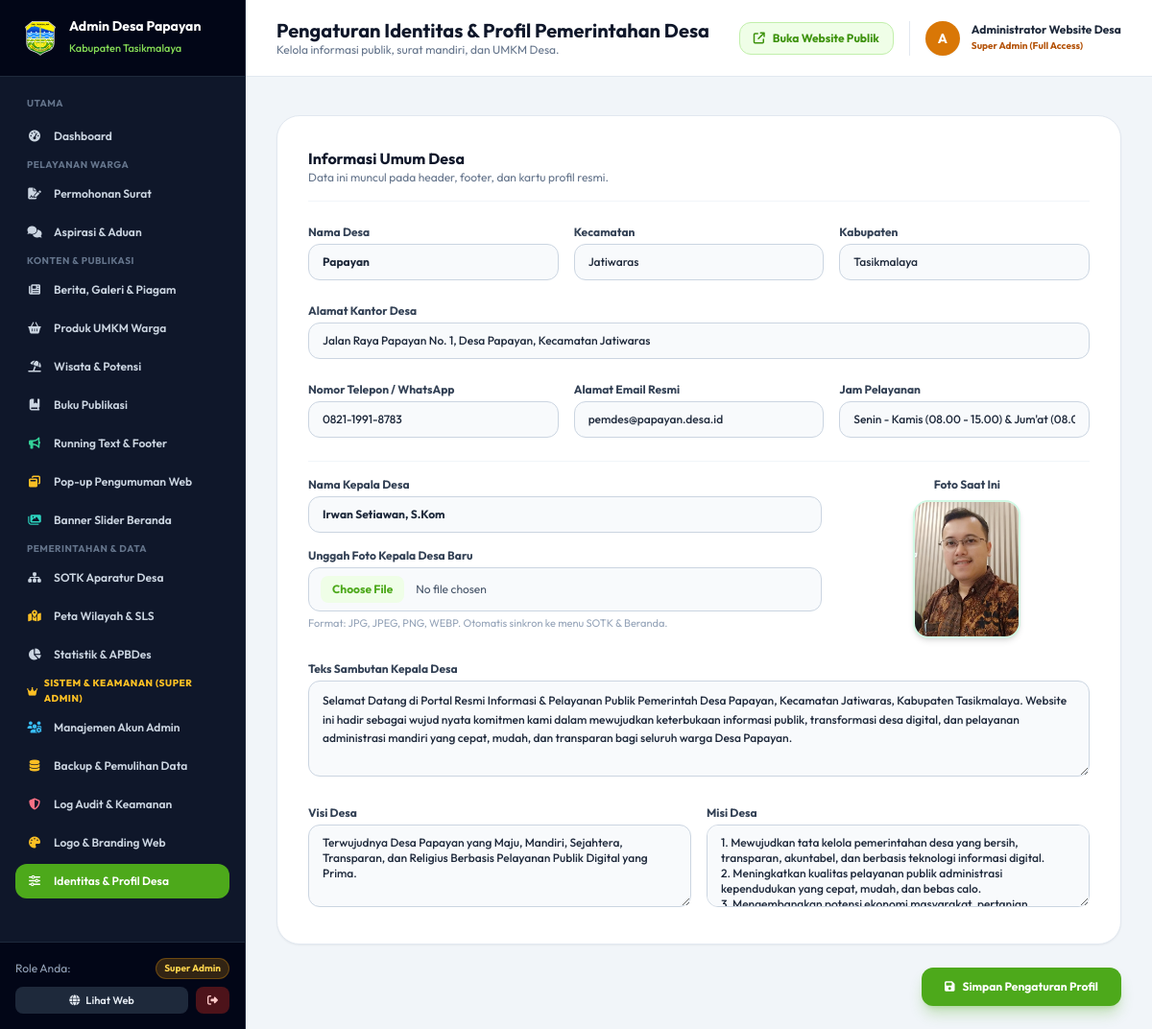
The app's page /admin/profil (signed in), older data.
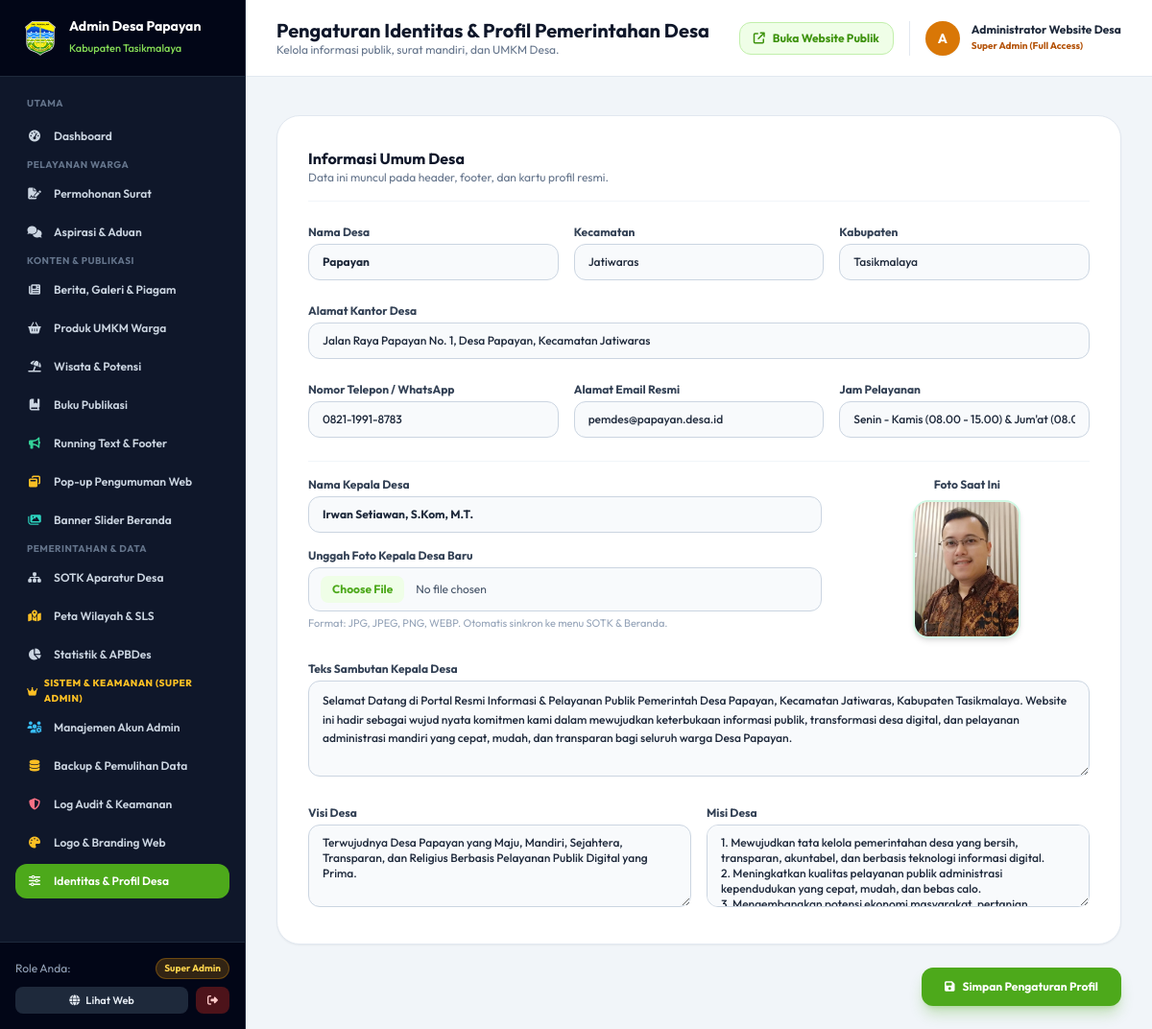
The same page, newer data.
### tables this page shows
CREATE TABLE profil_desa (
        id INTEGER PRIMARY KEY,
        nama_desa TEXT NOT NULL,
        kecamatan TEXT NOT NULL,
        kabupaten TEXT NOT NULL,
        provinsi TEXT NOT NULL,
        kode_pos TEXT,
        kode_wilayah TEXT,
        alamat TEXT,
        telepon TEXT,
        email TEXT,
        jam_pelayanan TEXT,
        nama_kades TEXT,
        periode_kades TEXT,
        foto_kades TEXT,
        sambutan_kades TEXT,
        visi TEXT,
        misi TEXT,
        luas_wilayah TEXT,
        koordinat_lat REAL,
        koordinat_lng REAL
    , judul_website TEXT DEFAULT 'Website Resmi Desa Kersik', tagline_website TEXT DEFAULT 'Desa Wisata Pesisir Marang Kayu', subtagline_website TEXT DEFAULT 'Penerima Penghargaan Kampung Iklim (Proklim) Utama KLHK RI', logo_website TEXT DEFAULT 'static/images/kutaikartanegara.png', favicon_website TEXT DEFAULT 'static/images/kutaikartanegara.png', banner_hero_1 TEXT DEFAULT 'static/images/banner1.png', banner_title_1 TEXT DEFAULT 'Selamat Datang di Website Resmi Desa Kersik', banner_desc_1 TEXT DEFAULT 'Menjelajahi pesona Pantai Biru Kersik, kelestarian mangrove pesisir, dan kemajuan masyarakat.', banner_hero_2 TEXT DEFAULT 'static/images/banner2.png', banner_title_2 TEXT DEFAULT 'Penerima Sertifikat Proklim Utama KLHK RI', banner_desc_2 TEXT DEFAULT 'Komitmen nyata masyarakat Desa Kersik dalam menjaga kelestarian lingkungan pesisir.', banner_hero_3 TEXT DEFAULT 'static/images/pantai_kersik.jpg', banner_title_3 TEXT DEFAULT 'Pelayanan Publik Cepat, Transparan dan Akuntabel', banner_desc_3 TEXT DEFAULT 'Nikmati kemudahan layanan pengajuan surat online mandiri dan keterbukaan informasi.', kml_url TEXT, teks_footer_deskripsi TEXT, teks_footer_copyright TEXT, teks_footer_portal TEXT, bagan_struktur_desa TEXT, bagan_struktur_bpd TEXT, keterangan_bagan_desa TEXT, keterangan_bagan_bpd TEXT, status_maintenance_surat INTEGER DEFAULT 1, pesan_maintenance_surat TEXT DEFAULT 'Layanan Sedang Maintenace. Mohon maaf atas ketidaknyamananya !!!', batas_utara TEXT DEFAULT 'Berbatasan dengan Desa Sukakerta / Desa Janggala', batas_selatan TEXT DEFAULT 'Berbatasan dengan Desa Kertarahayu / Desa Jatiwaras', batas_timur TEXT DEFAULT 'Berbatasan dengan Desa Neglasari / Desa Setiawangi', batas_barat TEXT DEFAULT 'Berbatasan dengan Desa Sukaraja / Sungai Ciwulan', feedback_judul TEXT DEFAULT 'Feedback', feedback_pertanyaan TEXT DEFAULT 'Seberapa puas Anda dengan website kami?', feedback_opsi_pekerjaan TEXT DEFAULT 'Pelajar / Mahasiswa, Aparatur Sipil Negara (ASN / PNS), TNI / POLRI, Karyawan Swasta / BUMN, Wiraswasta / Pengusaha / UMKM, Petani / Nelayan / Peternak, Tenaga Pengajar / Dosen / Guru, Peneliti / Praktisi, Ibu Rumah Tangga, Lainnya', feedback_opsi_aspek TEXT DEFAULT 'Tampilan, Pencarian Data, Kelengkapan Data, Metadata, Fitur, Performa Akses', feedback_placeholder_saran TEXT DEFAULT 'Tuliskan saran atau kritik membangun Anda di sini...');

### app.py (the view, shortened to what this page needs)
@app.route('/admin/profil', methods=['GET', 'POST'])
@superadmin_required
def admin_profil():
    conn = get_db()
    cursor = conn.cursor()
    cursor.execute("SELECT * FROM profil_desa WHERE id = 1")
    profil = dict(cursor.fetchone() or {})
    conn.close()
    return render_template('admin/profil.html', profil=profil)

### app.py (called while the page is built, shortened)
@app.before_request
def track_visitor_hit():
    if request.method == 'GET' and not (
        request.path.startswith('/static') or
        request.path.startswith('/admin') or
        request.path.startswith('/api')
    ):
        try:
            record_visitor_hit()
        except Exception:
            pass

def superadmin_required(f):
    @wraps(f)
    def decorated_function(*args, **kwargs):
        if 'user_id' not in session:
            flash('Silakan login terlebih dahulu.', 'warning')
            return redirect(url_for('admin_login'))
        return f(*args, **kwargs)
    return decorated_function

### database.py (called while the page is built)
def get_db():
    conn = sqlite3.connect(DB_PATH)
    conn.row_factory = sqlite3.Row
    return conn

### security_engine.py (called while the page is built, shortened)
def get_client_ip():
    forwarded = request.headers.get('X-Forwarded-For')
    if forwarded:
        return forwarded.split(',')[0].strip()
    return request.headers.get('X-Real-IP', request.remote_addr or '127.0.0.1')

    def _cleanup(self, now):
        if now - self._last_cleanup < 60:
            return

### templates/admin/profil.html (shortened to what the changed rows need)
{% extends "base_admin.html" %}
{% block header_title %}Pengaturan Identitas & Profil Pemerintahan Desa{% endblock %}
{% block content %}
<form method="POST" action="{{ url_for('admin_profil') }}" enctype="multipart/form-data" class="space-y-6 max-w-4xl">
  <div class="bg-white rounded-3xl border border-slate-200 p-6 sm:p-8 shadow-sm space-y-6">
    <div class="grid grid-cols-1 sm:grid-cols-3 gap-4">
      <div>
        <label class="block text-xs font-bold text-slate-700 mb-1">Nama Desa</label>
        <input type="text" name="nama_desa" value="{{ profil.nama_desa }}" required class="w-full text-xs bg-slate-50 border border-slate-300 rounded-xl px-3.5 py-2.5 focus:outline-none focus:ring-2 focus:ring-brand-500 font-bold" />
      </div>
      <div>
        <label class="block text-xs font-bold text-slate-700 mb-1">Kecamatan</label>
        <input type="text" name="kecamatan" value="{{ profil.kecamatan }}" required class="w-full text-xs bg-slate-50 border border-slate-300 rounded-xl px-3.5 py-2.5 focus:outline-none focus:ring-2 focus:ring-brand-500 font-medium" />
      </div>
      <div>
        <label class="block text-xs font-bold text-slate-700 mb-1">Kabupaten</label>
        <input type="text" name="kabupaten" value="{{ profil.kabupaten }}" required class="w-full text-xs bg-slate-50 border border-slate-300 rounded-xl px-3.5 py-2.5 focus:outline-none focus:ring-2 focus:ring-brand-500 font-medium" />
      </div>
    </div>
    <div>
      <label class="block text-xs font-bold text-slate-700 mb-1">Alamat Kantor Desa</label>
      <input type="text" name="alamat" value="{{ profil.alamat }}" required class="w-full text-xs bg-slate-50 border border-slate-300 rounded-xl px-3.5 py-2.5 focus:outline-none focus:ring-2 focus:ring-brand-500 font-medium" />
    </div>
    <div class="grid grid-cols-1 sm:grid-cols-3 gap-4">
      <div>
        <label class="block text-xs font-bold text-slate-700 mb-1">Nomor Telepon / WhatsApp</label>
        <input type="text" name="telepon" value="{{ profil.telepon }}" required class="w-full text-xs bg-slate-50 border border-slate-300 rounded-xl px-3.5 py-2.5 focus:outline-none focus:ring-2 focus:ring-brand-500 font-medium" />
      </div>
      <div>
        <label class="block text-xs font-bold text-slate-700 mb-1">Alamat Email Resmi</label>
        <input type="email" name="email" value="{{ profil.email }}" required class="w-full text-xs bg-slate-50 border border-slate-300 rounded-xl px-3.5 py-2.5 focus:outline-none focus:ring-2 focus:ring-brand-500 font-medium" />
      </div>
      <div>
        <label class="block text-xs font-bold text-slate-700 mb-1">Jam Pelayanan</label>
        <input type="text" name="jam_pelayanan" value="{{ profil.jam_pelayanan }}" required class="w-full text-xs bg-slate-50 border border-slate-300 rounded-xl px-3.5 py-2.5 focus:outline-none focus:ring-2 focus:ring-brand-500 font-medium" />
      </div>
    </div>
    <div class="pt-4 border-t border-slate-100 grid grid-cols-1 sm:grid-cols-3 gap-6 items-start">
      <div class="sm:col-span-2">
        <label class="block text-xs font-bold text-slate-700 mb-1">Nama Kepala Desa</label>
        <input type="text" name="nama_kades" value="{{ profil.nama_kades }}" required class="w-full text-xs bg-slate-50 border border-slate-300 rounded-xl px-3.5 py-2.5 focus:outline-none focus:ring-2 focus:ring-brand-500 font-bold text-slate-800 mb-4" />
        <label class="block text-xs font-bold text-slate-700 mb-1">Unggah Foto Kepala Desa Baru</label>
        <input type="file" name="foto_kades_file" accept="image/*" class="w-full text-xs bg-slate-50 border border-slate-300 rounded-xl px-3 py-2 text-slate-600 focus:outline-none focus:ring-2 focus:ring-brand-500 file:mr-3 file:py-1.5 file:px-3 file:rounded-lg file:border-0 file:text-xs file:font-bold file:bg-brand-50 file:text-brand-700 hover:file:bg-brand-100" />
        <p class="text-[11px] text-slate-400 mt-1">Format: JPG, JPEG, PNG, WEBP. Otomatis sinkron ke menu SOTK & Beranda.</p>
      </div>
      <div class="flex flex-col items-center text-center">
        <div class="w-28 h-36 rounded-2xl overflow-hidden shadow-md border-2 border-emerald-100 bg-slate-100">
          <img src="{{ url_for('static', filename=profil.foto_kades.replace('static/', '')) if profil.foto_kades and profil.foto_kades.startswith('static/') else (profil.foto_kades or url_for('static', filename='images/kades.jpg')) }}" alt="{{ profil.nama_kades }}" class="w-full h-full object-cover" onerror="this.src='{{ url_for('static', filename='images/kades.jpg') }}'" />
        </div>
      </div>
    </div>
    <div>
      <label class="block text-xs font-bold text-slate-700 mb-1">Teks Sambutan Kepala Desa</label>
      <textarea name="sambutan_kades" rows="4" class="w-full text-xs bg-slate-50 border border-slate-300 rounded-xl px-3.5 py-2.5 focus:outline-none focus:ring-2 focus:ring-brand-500 font-medium leading-relaxed">{{ profil.sambutan_kades }}</textarea>
    </div>
    <div class="grid grid-cols-1 sm:grid-cols-2 gap-4">
      <div>
        <label class="block text-xs font-bold text-slate-700 mb-1">Visi Desa</label>
        <textarea name="visi" rows="4" class="w-full text-xs bg-slate-50 border border-slate-300 rounded-xl px-3.5 py-2.5 focus:outline-none focus:ring-2 focus:ring-brand-500 font-medium">{{ profil.visi }}</textarea>
      </div>
      <div>
        <label class="block text-xs font-bold text-slate-700 mb-1">Misi Desa</label>
        <textarea name="misi" rows="4" class="w-full text-xs bg-slate-50 border border-slate-300 rounded-xl px-3.5 py-2.5 focus:outline-none focus:ring-2 focus:ring-brand-500 font-medium">{{ profil.misi }}</textarea>
      </div>
    </div>
  </div>
</form>
{% endblock %}

### templates/base_admin.html (shortened to what the changed rows need)
<!DOCTYPE html>
<html lang="id">
<head>
  <link rel="stylesheet" href="https://cdnjs.cloudflare.com/ajax/libs/font-awesome/6.5.1/css/all.min.css" />
  <script src="https://cdn.tailwindcss.com"></script>
</head>
<body class="bg-slate-100 text-slate-800 antialiased flex h-screen overflow-hidden">
  <aside class="w-64 bg-slate-900 text-slate-300 flex flex-col flex-shrink-0 border-r border-slate-800 transition-all duration-300">
    <div class="h-20 flex items-center gap-3 px-6 bg-slate-950 border-b border-slate-800">
      <img src="{{ url_for('static', filename=profil_global.logo_website.replace('static/', '')) if profil_global.logo_website and profil_global.logo_website.startswith('static/') else (profil_global.logo_website or url_for('static', filename='images/logo_tasikmalaya.png')) }}" class="w-9 h-9 object-contain" alt="Logo" onerror="this.src='{{ url_for('static', filename='images/logo_tasikmalaya.png') }}'" />
      <div>
        <h2 class="text-white font-bold text-sm leading-tight">Admin Desa {{ profil_global.nama_desa or 'Papayan' }}</h2>
        <span class="text-[11px] text-brand-400 font-medium">Kabupaten {{ profil_global.kabupaten or 'Kutai Kartanegara' }}</span>
      </div>
    </div>
  </aside>
  <div class="flex-1 flex flex-col h-screen overflow-hidden">
    <header class="h-20 bg-white border-b border-slate-200 flex items-center justify-between px-8 flex-shrink-0">
      <div>
        <h1 class="text-xl font-bold text-slate-900 leading-tight">{% block header_title %}Dashboard Pengelolaan Desa{% endblock %}</h1>
      </div>
    </header>
    <main class="flex-1 overflow-y-auto px-8 py-6">
      {% block content %}{% endblock %}
    </main>
  </div>
</body>
</html>

Row changes from the older to the newer data that the page shows:
changed profil_desa "Papayan": nama_kades "Irwan Setiawan, S.Kom" → "Irwan Setiawan, S.Kom, M.T."; foto_kades: a different picture
